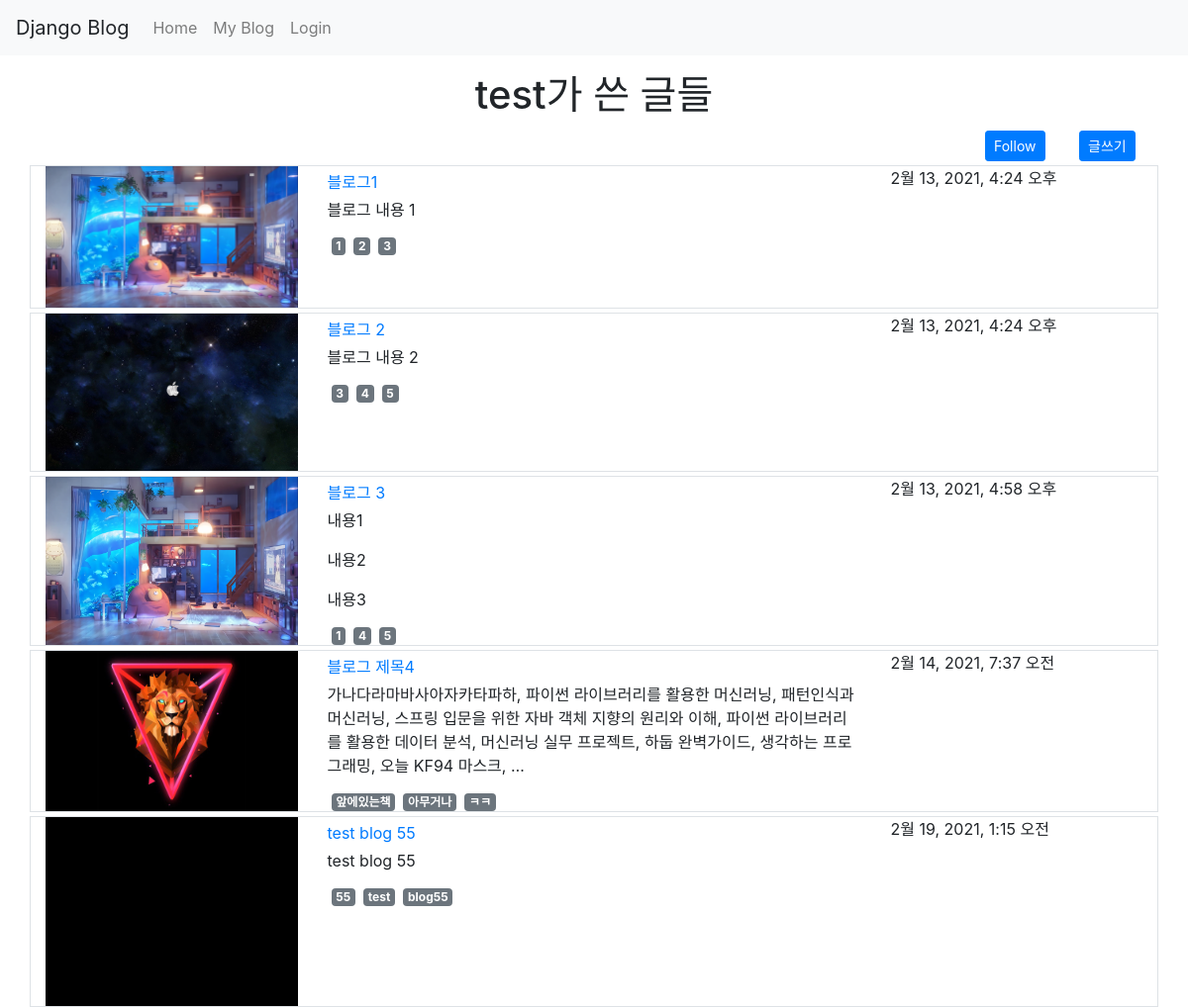
Screenshot of /myblog/test/ with the database file from the repository.
### blog_page/models.py (models this page shows, shortened)
class Blog(models.Model):
    title = models.CharField(max_length=255, verbose_name='제목')
    contents = models.TextField(verbose_name='내용')
    thumbnails = models.ImageField(blank=True,upload_to=upload_to,null=True,default='blank.png')
    writer = models.ForeignKey('user.User',on_delete=models.CASCADE,verbose_name='작성자')
    tags = models.ManyToManyField('tag.Tag',verbose_name='태그')
    registered_date = models.DateTimeField(auto_now_add=True, verbose_name='등록시간')
    class Meta:
        db_table = 'blog'
        verbose_name = '게시글'
        verbose_name_plural = '게시글'

### tag/models.py (models this page shows, shortened)
class Tag(models.Model):
    name = models.CharField(max_length=32, verbose_name='태그명')
    registered_date = models.DateTimeField(auto_now_add=True, verbose_name='등록시간')
    class Meta:
        db_table = 'tag'
        verbose_name = '태그'
        verbose_name_plural = '태그'

### blog_page/views.py (the view)
# urls.py: path('myblog/<str:writer>/', BlogList.as_view(), name='blog_list'),
class BlogList(View):
    def get(self, request, writer=None):
        username = request.session.get('user')
        if writer == username:
            return redirect('/myblog/')
        blogs = Blog.objects.filter(writer__username=writer)
        followee = []
        if username != None:
            user = User.objects.get(username=username)
            followee, _ = Followers.objects.get_or_create(follower=user)
            followee = list(followee.followee.values('username'))
            follow_bool = {'username':writer} in followee
        else:
            follow_bool = False
        return render(request, 'other_blog.html',  {'username': username,'blogs':blogs,'writer':writer,'follow_bool':follow_bool})

### blog_page/templates/other_blog.html (shortened to what this page needs)
{% extends 'base.html' %}
{% load humanize %}
{% block contents %}
<div class="row mt-3">
    <div class="col-12 text-center">
        <h1>{{ writer }}가 쓴 글들</h1>
    </div>
</div>
<div class="row mt-1">
    <div class="col-10"></div>
    <div class="col-1" id="follow-div">
        {% if follow_bool %}
        <button class="btn btn-sm btn-primary" onclick="follow(1)">UnFollow</button>
        {% else %}
        <button class="btn btn-sm btn-primary" onclick="follow(0)">Follow</button>
        {% endif %}
    </div>
    <div class="col-1">
        <button class="btn btn-sm btn-primary" onclick="location.href='/blog/write/'">글쓰기</button>
    </div>
</div>
{% for blog in blogs %}
<div class="row mt-1 border">
        <img src="{{ blog.thumbnails.url }}" class="col-3">
        <div class="col-6">
            <div class="my-1"><a href='/blog/detail/{{ blog.id }}'>{{ blog.title }}</a></div>
            <div class="my-1">{{ blog.contents|safe|truncatewords:30 }}</div>
            <div id="tags" class="d-flex flex-row">
            {% for tag in blog.tags.all %}
            <span class="badge badge-secondary mx-1">{{ tag.name }}</span>
            {% endfor %}
            </div>
        </div>
        <div class="col-3">{{ blog.registered_date }}</div>
</div>
{% endfor %}
{% endblock %}

### rows the page displays
Blog: thumbnails (picture), title "블로그1", contents "블로그 내용 1", registered_date "2월 13, 2021, 4:24 오후"
Tag: name "1"
Tag: name "2"
Tag: name "3"
Blog: thumbnails (picture), title "블로그 2", contents "블로그 내용 2", registered_date "2월 13, 2021, 4:24 오후"
Tag: name "4"
Tag: name "5"
Blog: thumbnails (picture), title "블로그 3", contents "내용1 내용2 내용3", registered_date "2월 13, 2021, 4:58 오후"
Blog: thumbnails (picture), title "블로그 제목4", contents "가나다라마바사아자카타파하, 파이썬 라이브러리를 활용한 머신러닝, 패턴인식과 머신러닝, 스프링 입문을 위한 자바 객체 지향의 원리와 이해, 파이썬 라이브러리를 활용한 데이터 분석, 머신러닝 실무 프로젝트, 하둡 완벽가이드, 생각하는 프로그래밍, 오늘 KF94 마스크, …", registered_date "2월 14, 2021, 7:37 오전"
Tag: name "앞에있는책"
Tag: name "아무거나"
Tag: name "ㅋㅋ"
Blog: thumbnails (placeholder picture), title "test blog 55", contents "test blog 55", registered_date "2월 19, 2021, 1:15 오전"
Tag: name "55"
Tag: name "test"
Tag: name "blog55"

### other values shown
{{ writer }} "test"
